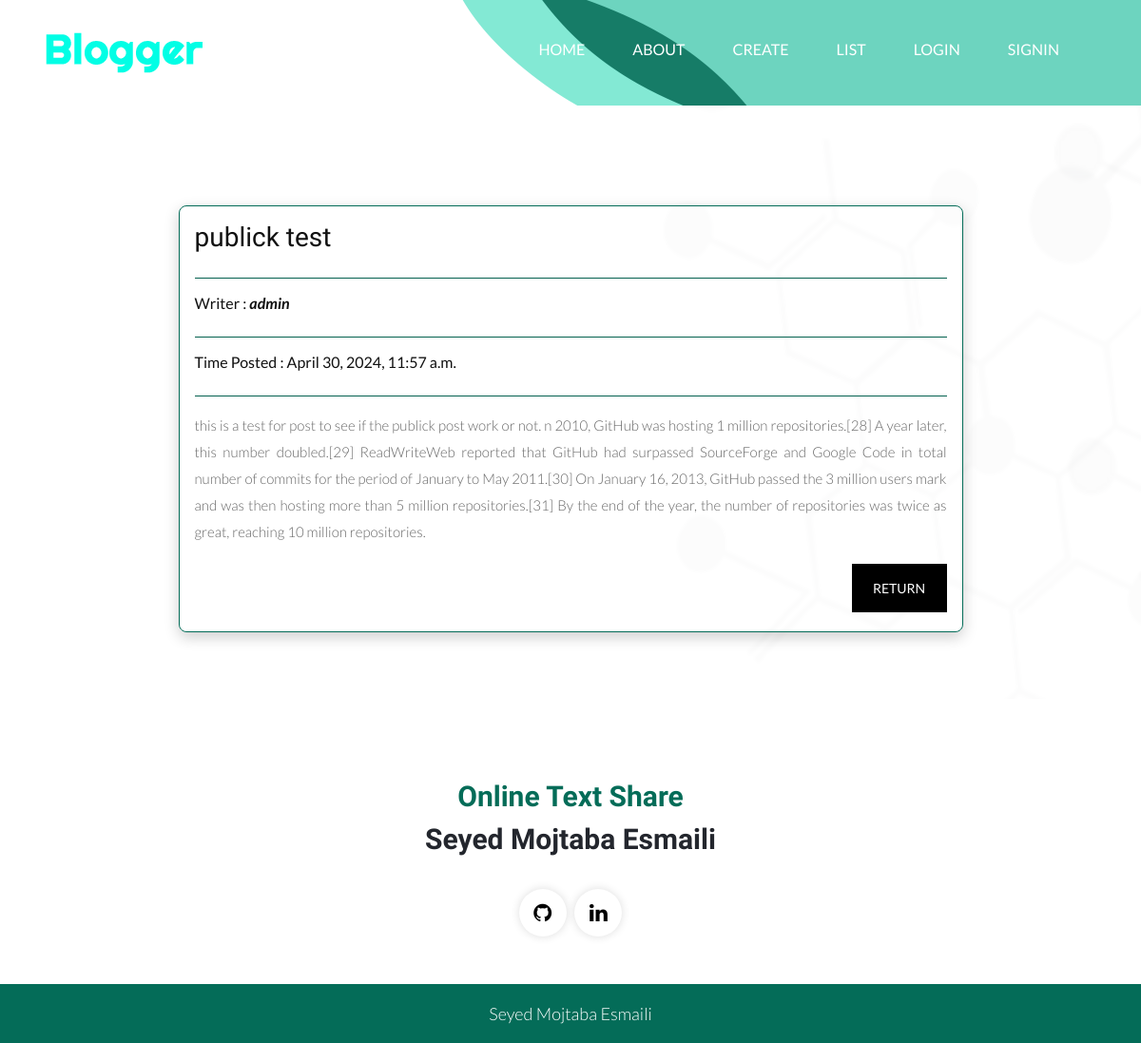
Page /public_post_detail/2 on the committed database.
### posts/models.py (models this page shows, shortened)
class Post(models.Model):
    title = models.CharField(max_length=100)
    content = models.TextField()
    date_posted = models.DateTimeField(default=timezone.now)
    is_publick = models.BooleanField(default=False)
    user = models.ForeignKey(User,on_delete=models.CASCADE,null=True)
    class Meta:
        ordering = ['-date_posted']

### posts/views.py (the view)
# urls.py: path('public_post_detail/<int:pk>',PublicPostDetailview.as_view(),name='public_detail_post'),
class PublicPostDetailview(DetailView):           # tempalte = > public_post_detail.html
    model = Post
    template_name = 'posts/public_post_detail.html'

### posts/templates/posts/public_post_detail.html (shortened to what this page needs)
{% extends "posts/base.html" %}
{% block content %}
</header>
<div class="blog_main">
        <div class='card-container'>
                  <div class='card-detail'>
                     <div class='card-content'>
                        <article>
                           <h3>{{post.title}}</h3>
                           <hr style="background:#046c58;">
                           <h4>Writer : <b><i>{{post.user.username}}</i></b></h4>
                           <hr style="background:#046c58;">
                           <h4>Time Posted : {{post.date_posted}}</h4>
                           <hr style="background:#046c58;">
                           <p>{{post.content}}</p>
                        </article>
                        <div class='post-btns'>
                            <a  href='{% url "posts:home" %}'><button class='post-btn'>Return</button></a>
                        </div>
                     </div>
                  </div>
         </div>
    </div>
{% endblock content %}

### posts/static/posts/css/style.css (style rules this page uses)
* { box-sizing: border-box !important; }
html { scroll-behavior: smooth; }
body { color: #666666; font-size: 14px; font-family: 'Lato', sans-serif; line-height: 1.80857; font-weight: normal; }
a { color: #1f1f1f; text-decoration: none !important; outline: none !important; -webkit-transition: all .3s ease-in-out; -moz-transition: all .3s ease-in-out; -ms-transition: all .3s ease-in-out; -o-transition: all .3s ease-in-out; transition: all .3s ease-in-out; }
h1, h2, h3, h4, h5, h6 { letter-spacing: 0; font-weight: normal; position: relative; padding: 0 0 10px 0; font-weight: normal; line-height: normal; color: #111111; margin: 0 }
h3 { font-size: 18px; font-family: 'Righteous', cursive; }
h4 { font-size: 16px }
*, *::after, *::before { -webkit-box-sizing: border-box; -moz-box-sizing: border-box; box-sizing: border-box; }
p { margin: 0px; font-weight: 300; font-size: 17px; line-height: 28px; }
a { color: #222222; text-decoration: none; outline: none !important; }
a, .btn { text-decoration: none !important; outline: none !important; -webkit-transition: all .3s ease-in-out; -moz-transition: all .3s ease-in-out; -ms-transition: all .3s ease-in-out; -o-transition: all .3s ease-in-out; transition: all .3s ease-in-out; }
button { border: 0; margin: 0; padding: 0; cursor: pointer; }
.main-layout { background-repeat: no-repeat; background: url(../images/body_bg.png); }
.blog_main { margin-top: 85px; margin-bottom: 50px; }
.card-container { display: flex; justify-content: center; flex-wrap: wrap; margin-top: 10px; }
.card-detail { width: 825px; border-radius: 8px; border: #046c58 solid 1px; overflow: hidden; box-shadow: 0px 5px 15px rgba(0,0,0,0.2); margin: 20px; }
.card-content { padding: 16px; }
.card-content h3 { font-size: 28px; margin-bottom: 8px; }
.card-content p { color: #666; font-size: 15px; text-align: justify; }
.card-content .post-btn { font-size: 14px; transition: ease-in all 0.5s; background-color: #000; text-transform: uppercase; color: #fff; padding: 13px 8px; float: right; display: block; margin-top: 20px; margin-bottom: 20px; margin-left: 5px; width: 100%; max-width: 100px; }

### rows in the picture
Post: title "publick test", user.username "admin", date_posted "April 30, 2024, 11:57 a.m.", content "this is a test for post to see if the publick post work or not. n 2010, GitHub was hosting 1 million repositories.[28] A year later, this number doubled.[29] ReadWriteWeb reported that GitHub had surpassed SourceForge and Google Code in total number of commits for the period of January to May 2011.[30] On January 16, 2013, GitHub passed the 3 million users mark and was then hosting more than 5 million repositories.[31] By the end of the year, the number of repositories was twice as great, reaching 10 million repositories."
